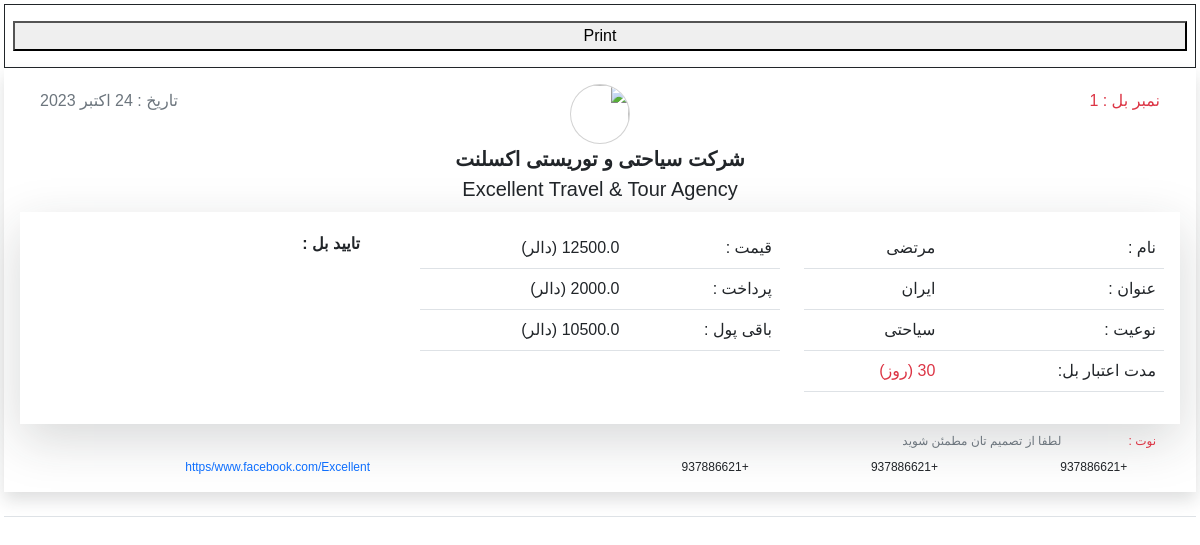
/billprint/1/ (signed in), run on the app's committed database.
### travel_tour/models.py (models this page shows, shortened)
class Bill(models.Model):
    name = models.CharField(max_length=50)
    reciveddoc = models.CharField(max_length=50)
    visatype = models.ForeignKey(VisaType, on_delete=models.CASCADE,null=True)
    othertype = models.ForeignKey(otherbill,on_delete=models.CASCADE,null=True)
    date = models.DateField(auto_now = True)
    price = models.FloatField()
    payed = models.FloatField()
    money = models.ForeignKey(Money, on_delete=models.CASCADE)
    duration = models.IntegerField(null=True)
    isdone = models.BooleanField(default=False)
    cr = models.BooleanField(default=False)
    cv = models.BooleanField(default=False)

class VisaType(models.Model):
    country = models.CharField(max_length=20)
    duration = models.IntegerField()
    type = models.CharField(max_length=20)
    price = models.FloatField()
    money = models.ForeignKey(Money, on_delete=models.CASCADE)

class Money(models.Model):
    money_type = models.CharField(max_length=20)
    amount = models.IntegerField()
    sell_amount = models.FloatField()
    buy_amount = models.FloatField()
    date = models.DateTimeField(auto_now_add=True)
    def __str__ (self):
        return str(self.money_type)

### travel_tour/views.py (the view)
# urls.py: path('billprint/<int:bill_id>/',billPrint,name = 'billPrint'),
@login_required(login_url='/')
def billPrint(request, bill_id):
    context = {}
    bill = mod.Bill.objects.get(id = bill_id)
    context['remain']=bill.price - bill.payed
    context['bill'] = bill
    return render(request, 'billing/billprint.html',context)

### templates/billing/billprint.html (shortened to what this page needs)
{% load static %}
<!DOCTYPE html>
<html lang="en" dir="rtl">
<head class="no-print">
    {% include 'shared/_HeaderReferences.html' %}
</head>
<body>
{% block content %}
<div class="w-100 p-1">
   <div class="row m-0 py-3 px-2 border border-dark border-1 no-print" id="print-button">
        <button onclick="window.print()">Print</button>
   </div>
   <div class="row m-0 p-3 shadow print-content">
    <div class="col-12 fs-6 text-secondary text-end position-relative">
        <div style="position: absolute; top:5px; left:20px;">
            تاریخ : {{ bill.date }}
        </div>
        <div style="position: absolute; top:5px; right:20px;" class="text-danger">
            نمبر بل : {{ bill.id }}
        </div>
    </div>
    <div class="col-12 d-flex justify-content-center">
        <img src="/static/img/logo.jpg" class="card" style="width: 60px; height: 60px; border-radius: 50%;"  alt="">
    </div>
    <div class="col-12 fs-5 fw-bold text-center text-dark">
        شرکت سیاحتی و توریستی اکسلنت
    </div>
    <div class="col-12 fs-5 text-center text-dark">
        Excellent Travel & Tour Agency
    </div>
    <div class="col-12  mt-2 p-1 shadow-lg py-3">
        <div class="row m-0">
            <div class="col-4">
                <table class="table">
                    <tr>
                        <td>نام :</td>
                        <td>{{ bill.name }}</td>
                    </tr>
                    <tr>
                        <td>عنوان :</td>
                        {% if bill.visatype %}
                            <td>{{ bill.visatype.country }}</td>
                        {% else %}
                            <td>{{ bill.othertype.title }}</td>
                        {% endif %}
                    </tr>
                    <tr>
                        <td>نوعیت :</td>
                        {% if bill.visatype %}
                            <td>{{bill.visatype.type}}</td>
                        {% else %}
                            <td>عادی</td>
                        {% endif %}
                    </tr>
                    <tr>
                        {% if bill.duration != 0 %}
                        <td> مدت اعتبار بل:</td>
                        <td class="text-danger">{{ bill.duration }} (روز)</td>
                        {% endif %}
                    </tr>
                </table>
            </div>
            <div class="col-4">
                <table class="table">
                    <tr>
                        <td>قیمت :</td>
                        <td>{{ bill.price }} ({{ bill.money }})</td>
                    </tr>
                    <tr>
                        <td>پرداخت :</td>
                        <td>{{ bill.payed }} ({{ bill.money }})</td>
                    </tr>
                    <tr>
                        <td>باقی پول :</td>
                        <td> {{remain}} ({{ bill.money }})</td>
                    </tr>
                </table>
            </div>
            <div class="col-4 ps-5 mt-1 fw-bold">
                  تایید بل :
            </div>
        </div>
    </div>
    <div class="pt-2">
        <div class="row m-0 " style="font-size: 12px;">
            <div class="col-1 text-danger mb-2">نوت :</div>
            <div class="col-11 text-secondary mb-2" >
                لطفا از تصمیم تان مطمئن شوید
            </div>
            <div class="col-2"> <i class="fa fa-phone px-2 text-info"></i> +937886621</div>
            <div class="col-2"> <i class="fa-brands fa-phone fa-whatsapp px-2 text-info"></i> +937886621</div>
            <div class="col-2"> <i class="fa fa-phone px-2 text-info"></i> +937886621</div>
            <div class="col-2"> </div>
            <div class="col-4"> <i class="fa-brands fa-facebook px-2 text-info"></i> <a class="text-decoration-none" href="https/www.facebook.com/Excellent">https/www.facebook.com/Excellent</a></div>
        </div>
    </div>
   </div>
   <div class="mt-4 border-top"></div>
</div>
{% endblock %}
</body>
</html>

### static/CSS/style.css (style rules this page uses)
* { font-family: Arial, Helvetica, sans-serif; }

### data on the page
Bill: date "24 اکتبر 2023", id "1", name "مرتضی", visatype.country "ایران", visatype.type "سیاحتی", money "دالر"
